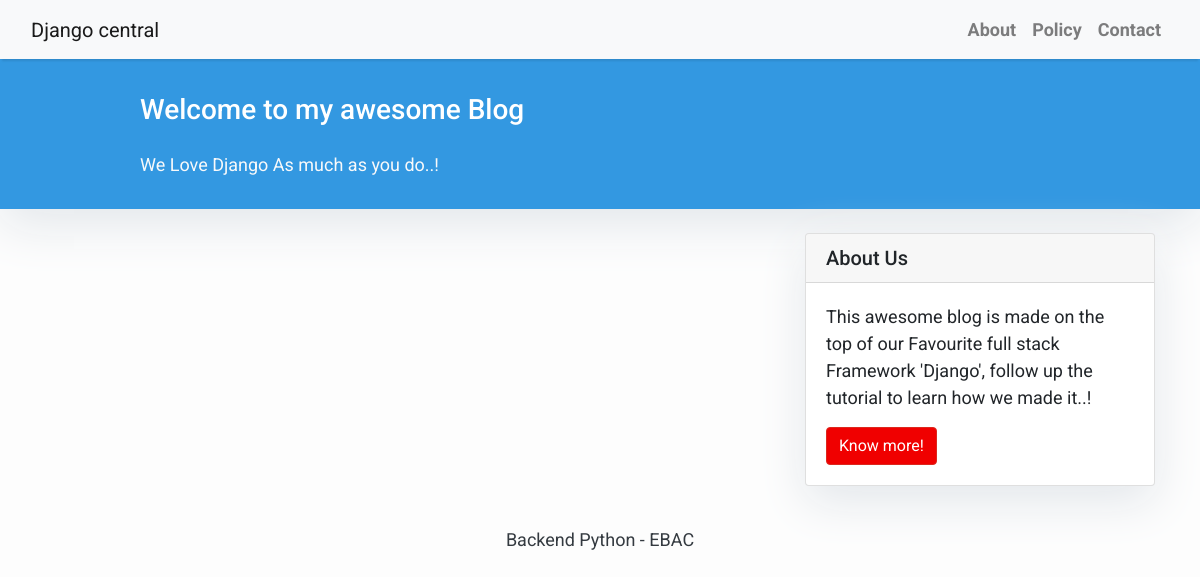
Page /home on the earlier database version.
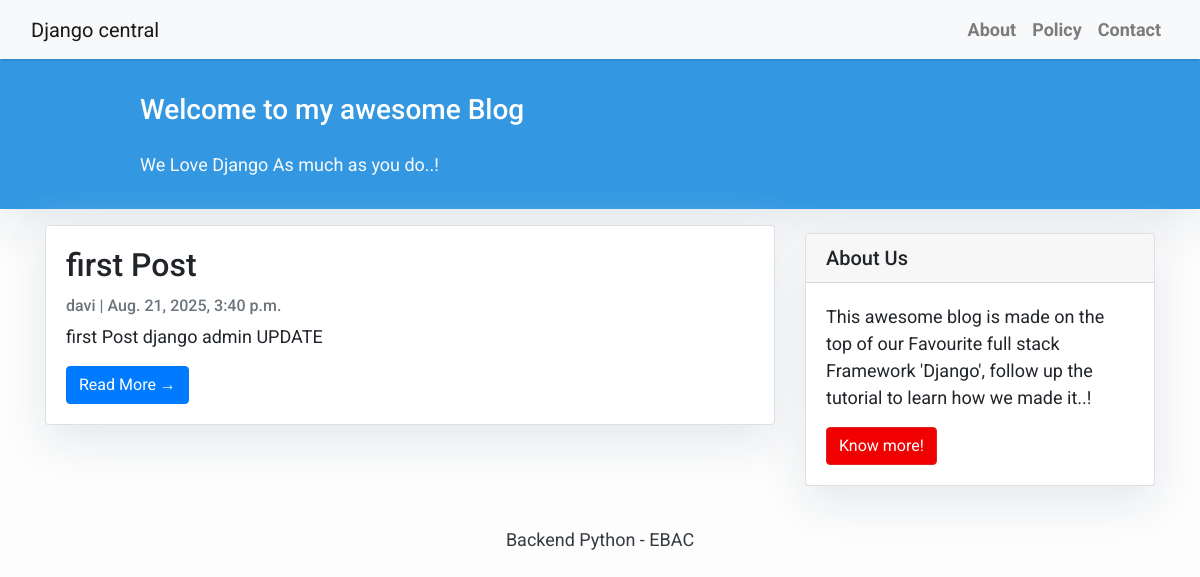
Same page on the later database version.
### blog/models/post.py (models this page shows, shortened)
class Post(models.Model):
    title = models.CharField(max_length=200, unique=True)
    slug = models.SlugField(max_length=200, unique=True)
    author = models.ForeignKey(User, on_delete= models.CASCADE, related_name='blog_post')
    updated_on = models.DateTimeField(auto_now= True)
    content = models.TextField()
    created_on = models.DateTimeField(auto_now_add=True)
    status = models.IntegerField(choices=STATUS, default=0)
    class Meta:
        ordering = ['-created_on']

### blog/views/post_view.py (the view)
# urls.py: path('', views.PostView.as_view(), name='home'),
class PostView(generic.ListView):
    queryset = Post.objects.filter(status = 1).order_by('-created_on')
    template_name = 'index.html'

### templates/index.html (shortened to what this page needs)
{% extends "base.html" %}
{% block content %}
<header class="masthead">
    <div class="container">
        <div class="row">
            <div class=" col-md-8 col-md-10 mx-auto">
                <div class="site-heading">
                    <h3 class=" site-heading my-4 mt-3 text-white"> Welcome to my awesome Blog </h3>
                    <p class="text-light">We Love Django As much as you do..! &nbsp
                    </p>
                </div>
            </div>
        </div>
    </div>
</header>
<div class="container">
    <div class="row">
        <div class="col-md-8 mt-3 left">
            {% for post in post_list %}
            <div class="card mb-4">
                <div class="card-body">
                    <h2 class="card-title">{{ post.title }}</h2>
                    <p class="card-text text-muted h6">{{ post.author }} | {{ post.created_on}} </p>
                    <p class="card-text">{{post.content|slice:":200" }}</p>
                    <a href="{% url 'post_detail' post.slug  %}" class="btn btn-primary">Read More &rarr;</a>
                </div>
            </div>
            {% endfor %}
        </div>
        {% block sidebar %} {% include 'sidebar.html' %} {% endblock sidebar %}
    </div>
</div>
{%endblock%}

### templates/base.html (shortened to what this page needs)
<!DOCTYPE html>
<html>
    <head>
        <link rel="stylesheet" href="https://maxcdn.bootstrapcdn.com/bootstrap/4.0.0/css/bootstrap.min.css"
 />
    </head>
    <body>
        <nav class="navbar navbar-expand-lg navbar-light bg-light shadow" id="mainNav">
            <div class="container-fluid">
                <a class="navbar-brand" href="{% url 'home' %}">Django central</a>
                <div class="collapse navbar-collapse" id="navbarResponsive">
                    <ul class="navbar-nav ml-auto">
                        <li class="nav-item text-black">
                            <a class="nav-link text-black font-weight-bold" href="#">About</a>
                        </li>
                        <li class="nav-item text-black">
                            <a class="nav-link text-black font-weight-bold" href="#">Policy</a>
                        </li>
                        <li class="nav-item text-black">
                            <a class="nav-link text-black font-weight-bold" href="#">Contact</a>
                        </li>
                    </ul>
                </div>
            </div>
        </nav>
        {% block content %}{% endblock content %}
        <footer class="py-3 bg-grey">
            <p class="m-0 text-dark text-center ">Backend Python - EBAC</p>
        </footer>
    </body>
</html>

### templates/sidebar.html
{% block sidebar %}
<div class="col-md-4 float-right ">
    <div class="card my-4">
        <h5 class="card-header">About Us</h5>
        <div class="card-body">
            <p class="card-text"> This awesome blog is made on the top of our Favourite full stack Framework 'Django',
                follow up the tutorial to learn how we made it..!</p>
            <a href="#" class="btn btn-danger">Know more!</a>
        </div>
    </div>
</div>
{% endblock sidebar %}

### templates/base.html (style rules this page uses)
body { font-family: "Roboto", sans-serif; font-size: 17px; background-color: #fdfdfd; }
.shadow { box-shadow: 0 4px 2px -2px rgba(0, 0, 0, 0.1); }
.btn-danger { color: #fff; background-color: #f00000; border-color: #dc281e; }
.masthead { background: #3398E1; height: auto; padding-bottom: 15px; box-shadow: 0 16px 48px #E3E7EB; padding-top: 10px; }

### templates/index.html (style rules this page uses)
body { font-family: "Roboto", sans-serif; font-size: 18px; background-color: #fdfdfd; }
.card { box-shadow: 0 16px 48px #E3E7EB; }

Differences in the rows shown:
added Post: title "first Post", author "davi", created_on "Aug. 21, 2025, 3:40 p.m.", content "first Post django admin UPDATE"
